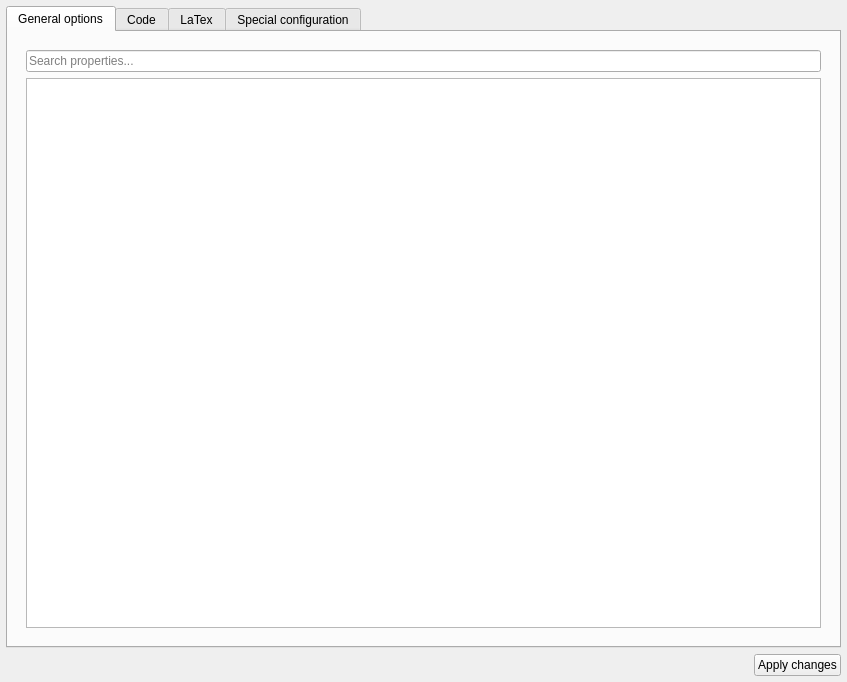
<?xml version="1.0" encoding="UTF-8"?>
<ui version="4.0">
 <class>DynamicBlockPropertiesDialog</class>
 <widget class="QDialog" name="DynamicBlockPropertiesDialog">
  <property name="geometry">
   <rect>
    <x>0</x>
    <y>0</y>
    <width>847</width>
    <height>682</height>
   </rect>
  </property>
  <property name="windowTitle">
   <string>Block properties</string>
  </property>
  <layout class="QVBoxLayout" name="main_layout">
   <property name="leftMargin">
    <number>6</number>
   </property>
   <property name="topMargin">
    <number>6</number>
   </property>
   <property name="rightMargin">
    <number>6</number>
   </property>
   <property name="bottomMargin">
    <number>6</number>
   </property>
   <item>
    <widget class="QTabWidget" name="tab_widget">
     <property name="currentIndex">
      <number>0</number>
     </property>
     <widget class="QWidget" name="general_page">
      <attribute name="title">
       <string>General options</string>
      </attribute>
      <layout class="QVBoxLayout" name="verticalLayout_3">
       <item>
        <widget class="QWidget" name="property_tools_panel" native="true">
         <layout class="QVBoxLayout" name="verticalLayout_4">
          <item>
           <widget class="QWidget" name="property_tree_panel" native="true">
            <property name="minimumSize">
             <size>
              <width>260</width>
              <height>0</height>
             </size>
            </property>
            <layout class="QVBoxLayout" name="property_tree_layout">
             <property name="leftMargin">
              <number>0</number>
             </property>
             <property name="topMargin">
              <number>0</number>
             </property>
             <property name="rightMargin">
              <number>0</number>
             </property>
             <property name="bottomMargin">
              <number>0</number>
             </property>
             <item>
              <widget class="QLineEdit" name="property_search">
               <property name="placeholderText">
                <string>Search properties...</string>
               </property>
               <property name="clearButtonEnabled">
                <bool>true</bool>
               </property>
              </widget>
             </item>
             <item>
              <widget class="QTreeView" name="property_tree">
               <property name="contextMenuPolicy">
                <enum>Qt::ContextMenuPolicy::CustomContextMenu</enum>
               </property>
               <property name="editTriggers">
                <set>QAbstractItemView::EditTrigger::DoubleClicked|QAbstractItemView::EditTrigger::EditKeyPressed</set>
               </property>
               <property name="alternatingRowColors">
                <bool>true</bool>
               </property>
               <property name="selectionMode">
                <enum>QAbstractItemView::SelectionMode::SingleSelection</enum>
               </property>
               <property name="selectionBehavior">
                <enum>QAbstractItemView::SelectionBehavior::SelectRows</enum>
               </property>
               <property name="rootIsDecorated">
                <bool>true</bool>
               </property>
               <property name="uniformRowHeights">
                <bool>true</bool>
               </property>
               <property name="itemsExpandable">
                <bool>true</bool>
               </property>
              </widget>
             </item>
            </layout>
           </widget>
          </item>
         </layout>
        </widget>
       </item>
      </layout>
     </widget>
     <widget class="QWidget" name="tab_2">
      <attribute name="title">
       <string>Code</string>
      </attribute>
      <layout class="QVBoxLayout" name="verticalLayout">
       <item>
        <layout class="QHBoxLayout" name="owner_layout">
         <item>
          <widget class="QLabel" name="equation_owner_label">
           <property name="text">
            <string>Equation owner</string>
           </property>
          </widget>
         </item>
         <item>
          <widget class="QComboBox" name="equation_owner_combo"/>
         </item>
        </layout>
       </item>
       <item>
        <layout class="QHBoxLayout" name="code_search_layout">
         <item>
          <widget class="QLineEdit" name="dae_code_search">
           <property name="placeholderText">
            <string>Search Python code...</string>
           </property>
           <property name="clearButtonEnabled">
            <bool>true</bool>
           </property>
          </widget>
         </item>
         <item>
          <widget class="QLabel" name="dae_search_status">
           <property name="text">
            <string/>
           </property>
          </widget>
         </item>
         <item>
          <widget class="QToolButton" name="dae_search_previous_button">
           <property name="enabled">
            <bool>false</bool>
           </property>
           <property name="text">
            <string>Previous</string>
           </property>
          </widget>
         </item>
         <item>
          <widget class="QToolButton" name="dae_search_next_button">
           <property name="enabled">
            <bool>false</bool>
           </property>
           <property name="text">
            <string>Next</string>
           </property>
          </widget>
         </item>
         <item>
          <widget class="QPushButton" name="procedural_add_button">
           <property name="toolTip">
            <string>Add one procedural behavior to the active equation owner's Python code.</string>
           </property>
           <property name="text">
            <string>+ Add procedural logic</string>
           </property>
          </widget>
         </item>
        </layout>
       </item>
       <item>
        <widget class="QFrame" name="frame">
         <property name="frameShape">
          <enum>QFrame::Shape::StyledPanel</enum>
         </property>
         <property name="frameShadow">
          <enum>QFrame::Shadow::Raised</enum>
         </property>
         <layout class="QHBoxLayout" name="horizontalLayout">
          <item>
           <spacer name="horizontalSpacer">
            <property name="orientation">
             <enum>Qt::Orientation::Horizontal</enum>
            </property>
            <property name="sizeHint" stdset="0">
             <size>
              <width>849</width>
              <height>20</height>
             </size>
            </property>
           </spacer>
          </item>
          <item>
           <widget class="QPushButton" name="validate_code_button">
            <property name="text">
             <string>Validate model</string>
            </property>
            <property name="icon">
             <iconset resource="../../../Icons/icons.qrc">
              <normaloff>:/Icons/icons/accept.png</normaloff>:/Icons/icons/accept.png</iconset>
            </property>
           </widget>
          </item>
         </layout>
        </widget>
       </item>
      </layout>
     </widget>
     <widget class="QWidget" name="tab">
      <attribute name="title">
       <string>LaTex</string>
      </attribute>
      <layout class="QVBoxLayout" name="verticalLayout_2">
       <item>
        <widget class="QSplitter" name="latex_splitter">
         <property name="orientation">
          <enum>Qt::Orientation::Vertical</enum>
         </property>
         <property name="handleWidth">
          <number>6</number>
         </property>
         <property name="childrenCollapsible">
          <bool>false</bool>
         </property>
         <widget class="QWidget" name="latex_selection_panel" native="true">
          <layout class="QVBoxLayout" name="latex_selection_layout">
           <property name="leftMargin">
            <number>0</number>
           </property>
           <property name="topMargin">
            <number>0</number>
           </property>
           <property name="rightMargin">
            <number>0</number>
           </property>
           <property name="bottomMargin">
            <number>0</number>
           </property>
           <item>
            <widget class="QLabel" name="latex_explanation_label">
             <property name="text">
              <string>Select the equation groups to include. Each internal block and each DAE section can be selected independently.</string>
             </property>
             <property name="wordWrap">
              <bool>true</bool>
             </property>
            </widget>
           </item>
           <item>
            <widget class="QTreeWidget" name="latex_selection_tree">
             <property name="alternatingRowColors">
              <bool>true</bool>
             </property>
             <column>
              <property name="text">
               <string>Block / equation group</string>
              </property>
             </column>
             <column>
              <property name="text">
               <string>Equations</string>
              </property>
             </column>
            </widget>
           </item>
           <item>
            <layout class="QHBoxLayout" name="selection_button_layout">
             <item>
              <widget class="QPushButton" name="latex_select_all_button">
               <property name="text">
                <string>Select all</string>
               </property>
              </widget>
             </item>
             <item>
              <widget class="QPushButton" name="latex_clear_button">
               <property name="text">
                <string>Clear</string>
               </property>
              </widget>
             </item>
             <item>
              <spacer name="selection_button_spacer">
               <property name="orientation">
                <enum>Qt::Orientation::Horizontal</enum>
               </property>
               <property name="sizeHint" stdset="0">
                <size>
                 <width>40</width>
                 <height>20</height>
                </size>
               </property>
              </spacer>
             </item>
            </layout>
           </item>
          </layout>
         </widget>
         <widget class="QWidget" name="latex_source_panel" native="true">
          <layout class="QVBoxLayout" name="latex_source_layout">
           <property name="leftMargin">
            <number>0</number>
           </property>
           <property name="topMargin">
            <number>0</number>
           </property>
           <property name="rightMargin">
            <number>0</number>
           </property>
           <property name="bottomMargin">
            <number>0</number>
           </property>
           <item>
            <widget class="QLabel" name="latex_source_label">
             <property name="text">
              <string>LaTeX source</string>
             </property>
            </widget>
           </item>
           <item>
            <widget class="QPlainTextEdit" name="latex_source_preview">
             <property name="lineWrapMode">
              <enum>QPlainTextEdit::LineWrapMode::NoWrap</enum>
             </property>
             <property name="readOnly">
              <bool>true</bool>
             </property>
             <property name="placeholderText">
              <string>Select equation groups to generate copyable LaTeX source.</string>
             </property>
            </widget>
           </item>
           <item>
            <layout class="QHBoxLayout" name="export_layout">
             <item>
              <spacer name="export_spacer">
               <property name="orientation">
                <enum>Qt::Orientation::Horizontal</enum>
               </property>
               <property name="sizeHint" stdset="0">
                <size>
                 <width>40</width>
                 <height>20</height>
                </size>
               </property>
              </spacer>
             </item>
             <item>
              <widget class="QPushButton" name="export_rendered_button">
               <property name="text">
                <string>Download rendered PDF</string>
               </property>
               <property name="icon">
                <iconset>
                 <normaloff>:/Icons/icons/download.png</normaloff>:/Icons/icons/download.png</iconset>
               </property>
              </widget>
             </item>
            </layout>
           </item>
          </layout>
         </widget>
        </widget>
       </item>
      </layout>
     </widget>
     <widget class="QWidget" name="special_settings_page">
      <attribute name="title">
       <string>Special configuration</string>
      </attribute>
      <layout class="QVBoxLayout" name="special_settings_layout">
       <item>
        <widget class="QLabel" name="special_settings_description">
         <property name="text">
          <string>These settings contain structured data used to regenerate the block. Edit sequences with valid Python tuple/list syntax.</string>
         </property>
         <property name="wordWrap">
          <bool>true</bool>
         </property>
        </widget>
       </item>
       <item>
        <widget class="QTableView" name="special_settings_table">
         <property name="alternatingRowColors">
          <bool>true</bool>
         </property>
        </widget>
       </item>
      </layout>
     </widget>
    </widget>
   </item>
   <item>
    <layout class="QHBoxLayout" name="button_layout">
     <item>
      <spacer name="button_spacer">
       <property name="orientation">
        <enum>Qt::Orientation::Horizontal</enum>
       </property>
       <property name="sizeHint" stdset="0">
        <size>
         <width>40</width>
         <height>20</height>
        </size>
       </property>
      </spacer>
     </item>
     <item>
      <widget class="QPushButton" name="apply_button">
       <property name="text">
        <string>Apply changes</string>
       </property>
       <property name="icon">
        <iconset resource="../../../Icons/icons.qrc">
         <normaloff>:/Icons/icons/accept.png</normaloff>:/Icons/icons/accept.png</iconset>
       </property>
      </widget>
     </item>
    </layout>
   </item>
  </layout>
 </widget>
 <resources>
  <include location="../../../Icons/icons.qrc"/>
 </resources>
 <connections/>
</ui>
